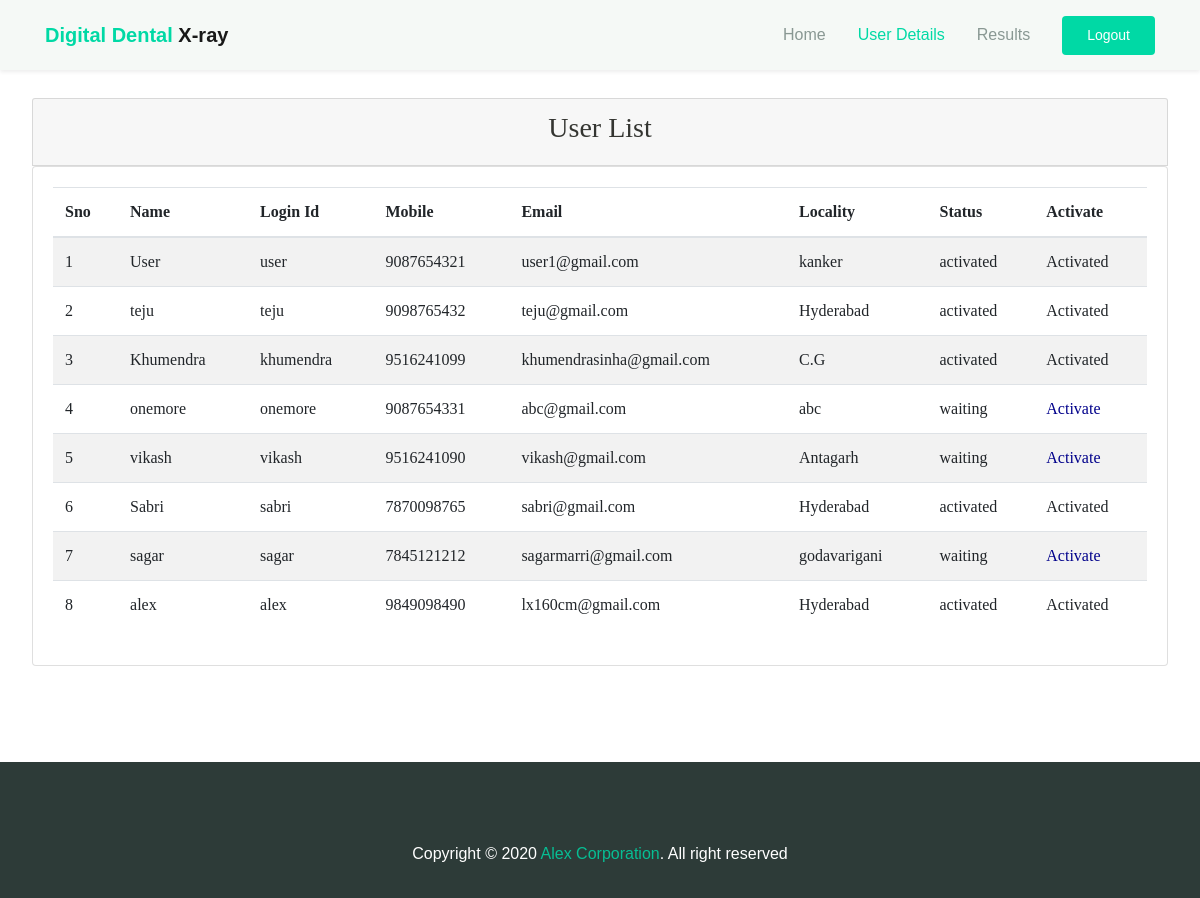
Page /ViewRegisteredUsers/ on the committed database.
### users/models.py (models this page shows, shortened)
class UserRegistrationModel(models.Model):
    name = models.CharField(max_length=100)
    loginid = models.CharField(unique=True, max_length=100)
    password = models.CharField(max_length=100)
    mobile = models.CharField(unique=True, max_length=100)
    email = models.CharField(unique=True, max_length=100)
    locality = models.CharField(max_length=100)
    address = models.CharField(max_length=1000)
    city = models.CharField(max_length=100)
    state = models.CharField(max_length=100)
    status = models.CharField(max_length=100)
    class Meta:
        db_table = 'UserRegistrations'

### admins/views.py (the view)
# urls.py: path("ViewRegisteredUsers/", admins.ViewRegisteredUsers, name="ViewRegisteredUsers"),
def ViewRegisteredUsers(request):
    data = UserRegistrationModel.objects.all()
    return render(request, 'admins/RegisteredUsers.html', {'data': data})

### assets/templates/admins/RegisteredUsers.html (shortened to what this page needs)
{% extends 'admins/adminbase.html' %}
{% block user_list %}active{% endblock %}
{% block content %}
    <div class="jumbotron">
        <div class="row">
            <div class="col-md-12">
                <div class="card card-header">
                    <h1 class="text-center h3"> User List</h1>
                </div>
                <div class="card card-body">
                    <table class="table table-striped">
                        <thead>
                        <tr>
                            <th scope="col">Sno</th>
                            <th scope="col">Name</th>
                            <th scope="col">Login Id</th>
                            <th scope="col">Mobile</th>
                            <th scope="col">Email</th>
                            <th scope="col">Locality</th>
                            <th scope="col">Status</th>
                            <th scope="col">Activate</th>
                        </tr>
                        </thead>
                        <tbody>
                        {% for user in data %}
                            <tr>
                                <td>{{ forloop.counter }}</td>
                                <td>{{ user.name }}</td>
                                <td>{{ user.loginid }}</td>
                                <td>{{ user.mobile }}</td>
                                <td>{{ user.email }}</td>
                                <td>{{ user.locality }}</td>
                                <td>{{ user.status }}</td>
                                {% if user.status == 'waiting' %}
                                    <td>
                                        <a class="btn-link" href="/AdminActivaUsers/?uid={{ user.id }}"
                                           style="color:DARKBLUE">Activate</a>
                                    </td>
                                {% else %}
                                    <td> Activated</td>
                                {% endif %}
                            </tr>
                        {% endfor %}
                        </tbody>
                    </table>
                </div>
            </div>
        </div>
    </div>
{% endblock %}

### assets/templates/admins/adminbase.html (shortened to what this page needs)
{% load static %}
<!DOCTYPE html>
<html lang="en">
<head>
    <link rel="stylesheet" href="{% static 'css/maicons.css' %}">
    <link rel="stylesheet" href="{% static 'css/bootstrap.css' %}">
    <link rel="stylesheet" href="{% static 'vendor/owl-carousel/css/owl.carousel.css' %}">
    <link rel="stylesheet" href="{% static 'vendor/animate/animate.css' %}">
    <link rel="stylesheet" href="{% static 'css/theme.css' %}">
</head>
<body>
<header>
    <nav class="navbar navbar-expand-lg navbar-light shadow-sm bg-light fixed-top">
        <div class="container">
            <a class="navbar-brand" href="#"><span class="text-primary">Digital Dental </span>X-ray</a>
            <div class="collapse navbar-collapse" id="navbarSupport">
                <ul class="navbar-nav ml-auto">
                    <li class="nav-item {% block admin_home %} {% endblock %}">
                        <a class="nav-link" href="{% url 'AdminHome' %}">Home</a>
                    </li>
                    <li class="nav-item {% block user_list %} {% endblock %}">
                        <a class="nav-link" href="{% url 'ViewRegisteredUsers' %}">User Details</a>
                    </li>
                     <li class="nav-item {% block menu_0 %} {% endblock %}">
                        <a class="nav-link" href="{% url 'AdminViewResults'%}">Results</a>
                    </li>
                    <li class="nav-item">
                        <a class="btn btn-primary ml-lg-3" href="{% url 'index' %}">Logout</a>
                    </li>
                </ul>
            </div>
        </div>
    </nav>
</header>
<br>
{% block content %}
{% endblock %}
<footer class="page-footer">
    <div>
        <p id="copyright" class="text-center">Copyright &copy; 2020 <a href="#" target="_blank">Alex Corporation</a>.
            All right
            reserved</p>
    </div>
</footer>
</body>
</html>

### assets/static/css/theme.css (style rules this page uses)
:root { --primary: #00D9A5; --accent: #FF3D85; --secondary: #4E5AFE; --warning: #EED818; --info: #05B4E1; --danger: #FF4943; --success: #96C93D; --dark: #343531; --light: #F5F9F6; --cs: #596261; --grey: #6E807A; }
body { font-family: "Source Sans Pro", sans-serif; line-height: 1.5; color: #343531; }
a { color: #07be94; text-decoration: none; background-color: transparent; }
.bg-light { background-color: #F5F9F6 !important; }
.text-primary { color: #00D9A5 !important; }
.btn-primary { color: #fff; background-color: #00D9A5; border-color: transparent; }
.btn-link { font-weight: 400; color: #07be94; text-decoration: none; }
.btn { padding: 8px 24px; }
.navbar { min-height: 70px; }
.navbar-brand { font-weight: 600; padding-top: 10px; padding-bottom: 10px; }
.navbar-nav { margin-top: 10px; border-top: 1px solid #E8EEE4; flex-shrink: 0; }
.navbar-nav .nav-link { transition: all .2s ease; }
.navbar-nav .btn { font-size: 14px; }
.navbar-light .navbar-nav .nav-link { color: rgba(110, 128, 122, 0.8); }
.navbar-light .navbar-nav .show > .nav-link, .navbar-light .navbar-nav .active > .nav-link, .navbar-light .navbar-nav .nav-link.show, .navbar-light .navbar-nav .nav-link.active { font-weight: 500; color: #00D9A5; }
@media (min-width: 992px) { .navbar-expand-lg .navbar-nav { margin-top: 0; border-top: none; } }
@media (min-width: 992px) { .navbar-expand-lg .navbar-nav .nav-link { padding-right: 16px; padding-left: 16px; } }
@media (min-width: 992px) { .navbar-expand-lg .navbar-nav { align-items: center; } }
.page-footer { position: relative; display: block; padding-top: 80px; padding-bottom: 16px; background-color: #2D3B38; color: #fff; }

### assets/templates/admins/RegisteredUsers.html (style rules this page uses)
.jumbotron { font-family: "Book Antiqua"; background: white; margin-top: 10px; }

### rows in the picture
UserRegistrationModel: name "User", loginid "user", mobile "9087654321", email "user1@gmail.com", locality "kanker", status "activated", shows "Activated"
UserRegistrationModel: name "teju", loginid "teju", mobile "9098765432", email "teju@gmail.com", locality "Hyderabad", status "activated", shows "Activated"
UserRegistrationModel: name "Khumendra", loginid "khumendra", mobile "9516241099", email "khumendrasinha@gmail.com", locality "C.G", status "activated", shows "Activated"
UserRegistrationModel: name "onemore", loginid "onemore", mobile "9087654331", email "abc@gmail.com", locality "abc", status "waiting"
UserRegistrationModel: name "vikash", loginid "vikash", mobile "9516241090", email "vikash@gmail.com", locality "Antagarh", status "waiting"
UserRegistrationModel: name "Sabri", loginid "sabri", mobile "7870098765", email "sabri@gmail.com", locality "Hyderabad", status "activated", shows "Activated"
UserRegistrationModel: name "sagar", loginid "sagar", mobile "7845121212", email "sagarmarri@gmail.com", locality "godavarigani", status "waiting"
UserRegistrationModel: name "alex", loginid "alex", mobile "9849098490", email "lx160cm@gmail.com", locality "Hyderabad", status "activated", shows "Activated"
